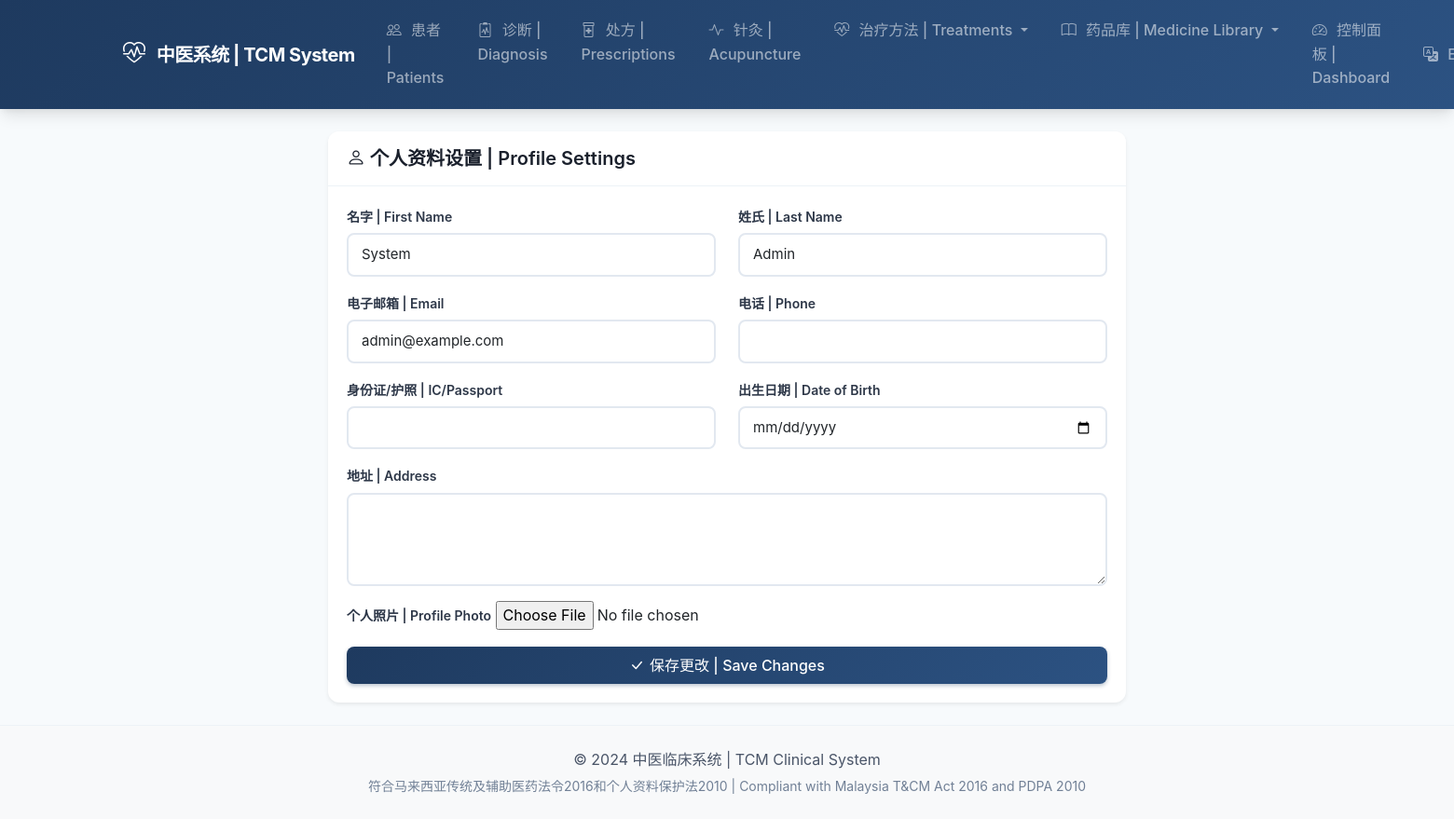
The page /accounts/profile/ (signed in) on the database its author committed.
### accounts/models.py (models this page shows, shortened)
class User(AbstractUser):
    class Role(models.TextChoices):
        ADMIN = 'admin', _('Administrator (系统管理员)')
        PRACTITIONER = 'practitioner', _('TCM Practitioner (中医师)')
        PATIENT = 'patient', _('Patient (患者)')
    role = models.CharField(
        _('Role'),
        max_length=20,
        choices=Role.choices,
        default=Role.PATIENT,
    )
    phone = models.CharField(
        _('Phone Number'),
        max_length=20,
        blank=True,
    )
    ic_number = models.CharField(
        _('IC/Passport Number'),
        max_length=30,
        blank=True,
        help_text=_('Malaysian IC or Passport number'),
    )
    date_of_birth = models.DateField(
        _('Date of Birth'),
        null=True,
        blank=True,
    )
    address = models.TextField(
        _('Address'),
        blank=True,
    )
    profile_photo = models.ImageField(
        _('Profile Photo'),
        upload_to='profiles/',
        blank=True,
        null=True,
    )
    license_number = models.CharField(
        _('T&CM License Number'),
        max_length=50,
        blank=True,
        help_text=_('Traditional & Complementary Medicine practitioner license'),
    )
    specialization = models.CharField(
        _('Specialization'),
        max_length=100,
        blank=True,
        help_text=_('e.g., Acupuncture, Herbal Medicine, Tuina'),
    )
    clinic_name = models.CharField(
        _('Clinic Name'),
        max_length=200,
        blank=True,
    )
    created_at = models.DateTimeField(auto_now_add=True)
    updated_at = models.DateTimeField(auto_now=True)
    class Meta:
        verbose_name = _('User')
        verbose_name_plural = _('Users')
        ordering = ['-created_at']
    @property
    def is_admin(self):
        return self.role == self.Role.ADMIN
    @property
    def is_practitioner(self):
        return self.role == self.Role.PRACTITIONER

### accounts/views.py (the view, shortened to what this page needs)
# urls.py: path('profile/', views.ProfileView.as_view(), name='profile'),
class ProfileView(LoginRequiredMixin, UpdateView):
    model = User
    template_name = 'accounts/profile.html'
    success_url = reverse_lazy('accounts:profile')
    def get_object(self):
        return self.request.user
    def get_form_class(self):
        if self.request.user.is_practitioner:
            return PractitionerProfileForm
        return UserProfileForm

### accounts/forms.py
class UserProfileForm(forms.ModelForm):
    class Meta:
        model = User
        fields = (
            'first_name', 'last_name', 'email', 'phone',
            'ic_number', 'date_of_birth', 'address', 'profile_photo',
        )
        widgets = {
            'first_name': forms.TextInput(attrs={'class': 'form-control'}),
            'last_name': forms.TextInput(attrs={'class': 'form-control'}),
            'email': forms.EmailInput(attrs={'class': 'form-control'}),
            'phone': forms.TextInput(attrs={'class': 'form-control'}),
            'ic_number': forms.TextInput(attrs={'class': 'form-control'}),
            'date_of_birth': forms.DateInput(attrs={'class': 'form-control', 'type': 'date'}),
            'address': forms.Textarea(attrs={'class': 'form-control', 'rows': 3}),
        }

### templates/accounts/profile.html (shortened to what this page needs)
{% extends 'base.html' %}
{% load i18n %}
{% block content %}
<div class="row">
    <div class="col-md-8 mx-auto">
        <div class="card shadow-sm">
            <div class="card-header">
                <h5 class="mb-0">
                    <i class="bi bi-person"></i>
                    个人资料设置 | Profile Settings
                </h5>
            </div>
            <div class="card-body">
                <form method="post" enctype="multipart/form-data">
                    <div class="row">
                        <div class="col-md-6 mb-3">
                            <label class="form-label">名字 | First Name</label>
                            {{ form.first_name }}
                        </div>
                        <div class="col-md-6 mb-3">
                            <label class="form-label">姓氏 | Last Name</label>
                            {{ form.last_name }}
                        </div>
                    </div>
                    <div class="row">
                        <div class="col-md-6 mb-3">
                            <label class="form-label">电子邮箱 | Email</label>
                            {{ form.email }}
                        </div>
                        <div class="col-md-6 mb-3">
                            <label class="form-label">电话 | Phone</label>
                            {{ form.phone }}
                        </div>
                    </div>
                    <div class="row">
                        <div class="col-md-6 mb-3">
                            <label class="form-label">身份证/护照 | IC/Passport</label>
                            {{ form.ic_number }}
                        </div>
                        <div class="col-md-6 mb-3">
                            <label class="form-label">出生日期 | Date of Birth</label>
                            {{ form.date_of_birth }}
                        </div>
                    </div>
                    <div class="mb-3">
                        <label class="form-label">地址 | Address</label>
                        {{ form.address }}
                    </div>
                    <div class="mb-3">
                        <label class="form-label">个人照片 | Profile Photo</label>
                        {{ form.profile_photo }}
                    </div>
                    <div class="d-grid">
                        <button type="submit" class="btn btn-primary">
                            <i class="bi bi-check-lg"></i> 保存更改 | Save Changes
                        </button>
                    </div>
                </form>
            </div>
        </div>
    </div>
</div>
{% endblock %}

### static/css/style.css (style rules this page uses)
:root { --tcm-primary: #1e3a5f; --tcm-primary-light: #2c5282; --tcm-primary-dark: #152a45; --tcm-secondary: #38a169; --tcm-secondary-light: #48bb78; --tcm-accent: #ed8936; --tcm-accent-light: #f6ad55; --tcm-danger: #e53e3e; --tcm-warning: #ecc94b; --tcm-info: #4299e1; --tcm-gray-50: #f7fafc; --tcm-gray-100: #edf2f7; --tcm-gray-200: #e2e8f0; --tcm-gray-300: #cbd5e0; --tcm-gray-400: #a0aec0; --tcm-gray-500: #718096; --tcm-gray-600: #4a5568; --tcm-gray-700: #2d3748; --tcm-gray-800: #1a202c; --tcm-gradient: linear-gradient(135deg, var(--tcm-primary) 0%, var(--tcm-primary-light) 100%); --tcm-gradient-accent: linear-gradient(135deg, var(--tcm-secondary) 0%, var(--tcm-secondary-light) 100%); --shadow-sm: 0 1px 2px 0 rgba(0, 0, 0, 0.05); --shadow: 0 4px 6px -1px rgba(0, 0, 0, 0.1), 0 2px 4px -1px rgba(0, 0, 0, 0.06); --shadow-md: 0 10px 15px -3px rgba(0, 0, 0, 0.1), 0 4px 6px -2px rgba(0, 0, 0, 0.05); --shadow-lg: 0 20px 25px -5px rgba(0, 0, 0, 0.1), 0 10px 10px -5px rgba(0, 0, 0, 0.04); --transition-fast: 150ms ease; --transition-normal: 300ms ease; --radius-sm: 0.375rem; --radius: 0.5rem; --radius-lg: 0.75rem; --radius-xl: 1rem; }
* { box-sizing: border-box; }
body { min-height: 100vh; display: flex; flex-direction: column; font-family: 'Inter', -apple-system, BlinkMacSystemFont, 'Segoe UI', Roboto, sans-serif; background-color: var(--tcm-gray-50); color: var(--tcm-gray-700); line-height: 1.6; }
h1, h2, h3, h4, h5, h6 { font-weight: 600; color: var(--tcm-gray-800); line-height: 1.3; }
.card { border: none; border-radius: var(--radius-lg); box-shadow: var(--shadow); transition: all var(--transition-normal); overflow: hidden; }
.card-header { background-color: white; border-bottom: 1px solid var(--tcm-gray-100); font-weight: 600; padding: 1rem 1.25rem; }
.card-body { padding: 1.25rem; }
.btn { font-weight: 500; padding: 0.5rem 1rem; border-radius: var(--radius); transition: all var(--transition-fast); display: inline-flex; align-items: center; justify-content: center; gap: 0.375rem; }
.btn i { font-size: 1rem; }
.btn-primary { background: var(--tcm-gradient); border: none; box-shadow: 0 2px 4px rgba(30, 58, 95, 0.3); }
.form-label { font-weight: 600; font-size: 0.875rem; color: var(--tcm-gray-700); margin-bottom: 0.375rem; }
.form-control, .form-select { border: 2px solid var(--tcm-gray-200); border-radius: var(--radius); padding: 0.625rem 0.875rem; font-size: 0.9375rem; transition: all var(--transition-fast); background-color: white; }
.form-control::placeholder { color: var(--tcm-gray-400); }
textarea.form-control { min-height: 100px; resize: vertical; }

### rows shown on the page
User: first_name "System", last_name "Admin", email "admin@example.com"
